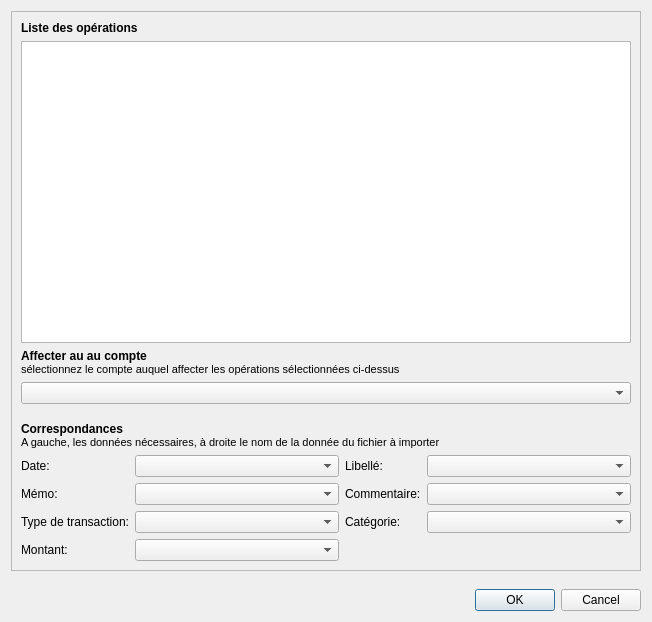
<?xml version="1.0" encoding="UTF-8"?>
<!--
 Kotidien - Finances personnelles assistées par ordinateur
 Copyright (C) 2020-2021 Christophe LEMOINE

 This program is free software: you can redistribute it and/or modify
 it under the terms of the GNU General Public License as published by
 the Free Software Foundation, either version 3 of the License, or
 (at your option) any later version.

 This program is distributed in the hope that it will be useful,
 but WITHOUT ANY WARRANTY; without even the implied warranty of
 MERCHANTABILITY or FITNESS FOR A PARTICULAR PURPOSE.  See the
 GNU General Public License for more details.

 You should have received a copy of the GNU General Public License
 along with this program.  If not, see <https://www.gnu.org/licenses/>.
-->
<ui version="4.0">
 <class>ImportCsvDialog</class>
 <widget class="QDialog" name="ImportCsvDialog">
  <property name="geometry">
   <rect>
    <x>0</x>
    <y>0</y>
    <width>652</width>
    <height>622</height>
   </rect>
  </property>
  <property name="windowTitle">
   <string>Importer...</string>
  </property>
  <property name="windowIcon">
   <iconset resource="../resources.qrc">
    <normaloff>:/Kotidien/ui/icons/import.png</normaloff>:/Kotidien/ui/icons/import.png</iconset>
  </property>
  <layout class="QVBoxLayout" name="verticalLayout">
   <item>
    <widget class="QFrame" name="frame">
     <property name="frameShape">
      <enum>QFrame::StyledPanel</enum>
     </property>
     <property name="frameShadow">
      <enum>QFrame::Raised</enum>
     </property>
     <layout class="QVBoxLayout" name="verticalLayout_2">
      <item>
       <widget class="QLabel" name="label">
        <property name="font">
         <font>
          <weight>75</weight>
          <bold>true</bold>
         </font>
        </property>
        <property name="text">
         <string>Liste des opérations</string>
        </property>
       </widget>
      </item>
      <item>
       <widget class="QTreeView" name="opeList">
        <property name="showDropIndicator" stdset="0">
         <bool>false</bool>
        </property>
        <property name="alternatingRowColors">
         <bool>true</bool>
        </property>
        <property name="selectionMode">
         <enum>QAbstractItemView::NoSelection</enum>
        </property>
        <property name="rootIsDecorated">
         <bool>false</bool>
        </property>
        <property name="uniformRowHeights">
         <bool>true</bool>
        </property>
        <property name="itemsExpandable">
         <bool>false</bool>
        </property>
        <attribute name="headerMinimumSectionSize">
         <number>1</number>
        </attribute>
        <attribute name="headerStretchLastSection">
         <bool>false</bool>
        </attribute>
       </widget>
      </item>
      <item>
       <widget class="QLabel" name="label_2">
        <property name="font">
         <font>
          <weight>50</weight>
          <bold>false</bold>
         </font>
        </property>
        <property name="text">
         <string>&lt;html&gt;&lt;head/&gt;&lt;body&gt;&lt;p&gt;&lt;span style=&quot; font-weight:600;&quot;&gt;Affecter au au compte&lt;/span&gt;&lt;br /&gt;&lt;span style=&quot; font-size:8pt;&quot;&gt;sélectionnez le compte auquel affecter les opérations sélectionnées ci-dessus&lt;/span&gt;&lt;/p&gt;&lt;/body&gt;&lt;/html&gt;</string>
        </property>
       </widget>
      </item>
      <item>
       <widget class="QComboBox" name="accountsList">
        <property name="sizePolicy">
         <sizepolicy hsizetype="Expanding" vsizetype="Fixed">
          <horstretch>0</horstretch>
          <verstretch>0</verstretch>
         </sizepolicy>
        </property>
       </widget>
      </item>
      <item>
       <spacer name="verticalSpacer_2">
        <property name="orientation">
         <enum>Qt::Vertical</enum>
        </property>
        <property name="sizeType">
         <enum>QSizePolicy::Fixed</enum>
        </property>
        <property name="sizeHint" stdset="0">
         <size>
          <width>20</width>
          <height>12</height>
         </size>
        </property>
       </spacer>
      </item>
      <item>
       <widget class="QLabel" name="label_3">
        <property name="font">
         <font>
          <weight>50</weight>
          <bold>false</bold>
         </font>
        </property>
        <property name="text">
         <string>&lt;html&gt;&lt;head/&gt;&lt;body&gt;&lt;p&gt;&lt;span style=&quot; font-weight:600;&quot;&gt;Correspondances&lt;/span&gt;&lt;br /&gt;&lt;span style=&quot; font-size:8pt;&quot;&gt;A gauche, les données nécessaires, à droite le nom de la donnée du fichier à importer&lt;/span&gt;&lt;/p&gt;&lt;/body&gt;&lt;/html&gt;</string>
        </property>
       </widget>
      </item>
      <item>
       <layout class="QGridLayout" name="gridLayout">
        <item row="6" column="1">
         <widget class="QComboBox" name="linkAmount">
          <property name="sizePolicy">
           <sizepolicy hsizetype="Expanding" vsizetype="Fixed">
            <horstretch>0</horstretch>
            <verstretch>0</verstretch>
           </sizepolicy>
          </property>
         </widget>
        </item>
        <item row="4" column="1">
         <widget class="QComboBox" name="linkType">
          <property name="sizePolicy">
           <sizepolicy hsizetype="Expanding" vsizetype="Fixed">
            <horstretch>0</horstretch>
            <verstretch>0</verstretch>
           </sizepolicy>
          </property>
         </widget>
        </item>
        <item row="0" column="1">
         <widget class="QComboBox" name="linkDate">
          <property name="sizePolicy">
           <sizepolicy hsizetype="Expanding" vsizetype="Fixed">
            <horstretch>0</horstretch>
            <verstretch>0</verstretch>
           </sizepolicy>
          </property>
         </widget>
        </item>
        <item row="0" column="0">
         <widget class="QLabel" name="label_4">
          <property name="text">
           <string>Date:</string>
          </property>
         </widget>
        </item>
        <item row="2" column="1">
         <widget class="QComboBox" name="linkMemo">
          <property name="sizePolicy">
           <sizepolicy hsizetype="Expanding" vsizetype="Fixed">
            <horstretch>0</horstretch>
            <verstretch>0</verstretch>
           </sizepolicy>
          </property>
         </widget>
        </item>
        <item row="0" column="2">
         <widget class="QLabel" name="label_5">
          <property name="text">
           <string>Libellé:</string>
          </property>
         </widget>
        </item>
        <item row="6" column="0">
         <widget class="QLabel" name="label_10">
          <property name="text">
           <string>Montant:</string>
          </property>
         </widget>
        </item>
        <item row="2" column="0">
         <widget class="QLabel" name="label_6">
          <property name="text">
           <string>Mémo:</string>
          </property>
         </widget>
        </item>
        <item row="4" column="0">
         <widget class="QLabel" name="label_8">
          <property name="text">
           <string>Type de transaction:</string>
          </property>
         </widget>
        </item>
        <item row="0" column="3">
         <widget class="QComboBox" name="linkName">
          <property name="sizePolicy">
           <sizepolicy hsizetype="Expanding" vsizetype="Fixed">
            <horstretch>0</horstretch>
            <verstretch>0</verstretch>
           </sizepolicy>
          </property>
         </widget>
        </item>
        <item row="2" column="2">
         <widget class="QLabel" name="label_7">
          <property name="text">
           <string>Commentaire:</string>
          </property>
         </widget>
        </item>
        <item row="2" column="3">
         <widget class="QComboBox" name="linkComment">
          <property name="sizePolicy">
           <sizepolicy hsizetype="Expanding" vsizetype="Fixed">
            <horstretch>0</horstretch>
            <verstretch>0</verstretch>
           </sizepolicy>
          </property>
         </widget>
        </item>
        <item row="4" column="2">
         <widget class="QLabel" name="label_9">
          <property name="text">
           <string>Catégorie:</string>
          </property>
         </widget>
        </item>
        <item row="4" column="3">
         <widget class="QComboBox" name="linkCat">
          <property name="sizePolicy">
           <sizepolicy hsizetype="Expanding" vsizetype="Fixed">
            <horstretch>0</horstretch>
            <verstretch>0</verstretch>
           </sizepolicy>
          </property>
         </widget>
        </item>
       </layout>
      </item>
     </layout>
    </widget>
   </item>
   <item>
    <spacer name="verticalSpacer">
     <property name="orientation">
      <enum>Qt::Vertical</enum>
     </property>
     <property name="sizeType">
      <enum>QSizePolicy::Fixed</enum>
     </property>
     <property name="sizeHint" stdset="0">
      <size>
       <width>20</width>
       <height>12</height>
      </size>
     </property>
    </spacer>
   </item>
   <item>
    <widget class="QDialogButtonBox" name="buttonBox">
     <property name="orientation">
      <enum>Qt::Horizontal</enum>
     </property>
     <property name="standardButtons">
      <set>QDialogButtonBox::Cancel|QDialogButtonBox::Ok</set>
     </property>
    </widget>
   </item>
  </layout>
 </widget>
 <resources>
  <include location="../resources.qrc"/>
 </resources>
 <connections>
  <connection>
   <sender>buttonBox</sender>
   <signal>rejected()</signal>
   <receiver>ImportCsvDialog</receiver>
   <slot>reject()</slot>
   <hints>
    <hint type="sourcelabel">
     <x>316</x>
     <y>260</y>
    </hint>
    <hint type="destinationlabel">
     <x>286</x>
     <y>274</y>
    </hint>
   </hints>
  </connection>
 </connections>
</ui>
